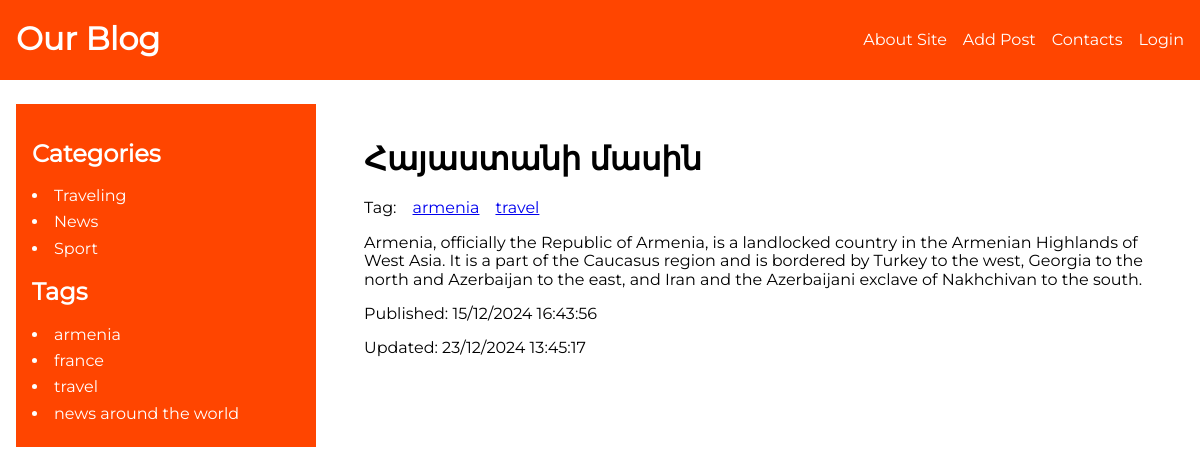
Screenshot of /article/about-armenia/ with the database file from the repository.
### blog/models.py (models this page shows, shortened)
class Category(models.Model):
    name = models.CharField(max_length=255, db_index=True, verbose_name = "Վերնագիր")
    slug = models.SlugField(max_length=255, unique=True, db_index=True, verbose_name = "Ցուցիչ")
    def get_absolute_url(self):
        return reverse("category", kwargs={"cat_slug": self.slug})
    class Meta:
        verbose_name = "Category"
        verbose_name_plural = "Categories"

class ArticleTags(models.Model):
        tag = models.CharField(max_length=255, db_index=True)
        slug = models.SlugField(max_length=255, unique=True, db_index=True)
        def __str__(self):
            return self.tag
        def get_absolute_url(self):
            return reverse("tag", kwargs={"tag_slug": self.slug})

class Article(models.Model):
    class Status(models.IntegerChoices):
        DRAFT = 0, "Draft"
        PUBLISHED = 1, "Published"
    title = models.CharField(max_length=255, verbose_name = "Վերնագիր")
    slug = models.SlugField(max_length=255, unique=True, db_index=True, null=True, verbose_name = "Ցուցիչ")
    content = models.TextField(blank=True)
    time_create = models.DateTimeField(auto_now_add=True)
    time_update = models.DateTimeField(auto_now=True)
    is_published =models.BooleanField(choices=tuple(
		      map(lambda x: (bool(x[0]), x[1]), Status.choices)), default=Status.PUBLISHED)
    category = models.ForeignKey("Category", on_delete=models.CASCADE, related_name="items") #Articles_set
    tags = models.ManyToManyField("ArticleTags", blank=True, related_name="tags")
    adv = models.OneToOneField(
         "Adv", on_delete=models.SET_NULL, related_name="adv", null=True, blank=True)
    author = models.ForeignKey(
        "Author", on_delete=models.CASCADE, related_name="author")
    objects = models.Manager()
    published = ArticleManager()
    class Meta:
        ordering = ["time_create"]
        indexes = [
            models.Index(fields=["time_create"])
    ]

### blog/views.py (the view)
# urls.py: path("article/<slug:article_slug>/", views.show_article, name="article"),
def show_article(request, article_slug):
    article = get_object_or_404(Article, slug=article_slug)
    data = {
        "title": article.title,
        "content": article.content,
        "time_create": article.time_create,
        "time_update": article.time_update,
        "is_published": article.is_published,
        "tags": article.tags.all()
    }
    return render(request, "blog/show_article.html", data)

### blog/context.py (called while the page is built)
def menu_context(request):
	return {
		"menu": [
			{
				"link_title": "About Site",
				"link_url": "about"
			},
			{
				"link_title": "Add Post",
				"link_url": "add_post"
			},
			{
				"link_title": "Contacts",
				"link_url": "contacts"
			},
			{
				"link_title": "Login",
				"link_url": "login"
			},
		],
	}

### blog/templatetags/blog_tags.py (called while the page is built)
@register.inclusion_tag("blog/includes/categories.html")
def show_categories(cat_selected=0):
    cats = Category.objects.all()
    return {"cats": cats, "cat_selected": cat_selected}

@register.inclusion_tag("blog/includes/tags.html")
def show_tags():
	return {"tags": ArticleTags.objects.all()}

### blog/templates/blog/show_article.html (shortened to what this page needs)
{% extends "base.html" %}
{% block article %}
    <div>
        <article>
            <h1>{{title}}</h1>
            {% if tags %}
                <div class="tags_wrapper">
                    Tag:
                    {% for tag in tags %}
                        <a href="{{tag.get_absolute_url}}">
                            {{tag}}
                        </a>
                    {% endfor %}
                </div>
            {% endif %}
            <p>{{content|linebreaks}}</p>
            <div>
                <p>Published: {{time_create|date:"d/m/Y H:i:s"}}</p>
                <p>Updated: {{time_update|date:"d/m/Y H:i:s"}}</p>
            </div>
        </article>
    </div>
{% endblock %}

### blog/templates/blog/includes/categories.html
 <h2>Categories</h2>
 <ul class="categories">
    {% for cat in cats %}
        {% if cat.id == cat_selected %}
            <li class="active_cat">{{cat.name}}</li>
        {% else %}
            <li>
                <a class="category_item" href="{{cat.get_absolute_url }}">{{cat.name}}</a>
            </li>
        {% endif %}
    {% endfor %}
</ul>

### blog/templates/blog/includes/tags.html
{% if tags %}
<h2>Tags</h2>
<ul class="tags">
    {% for tag in tags %}
        <li>
              <a class="category_item" href="{{ tag.get_absolute_url }}">{{tag.tag}}</a>
      </li>
    {% endfor %}
</ul>
{% endif %}

### blog/static/blog/css/style.css (style rules this page uses)
* { box-sizing: border-box; }
html { line-height: 1.15; -webkit-text-size-adjust: 100%; }
body { margin: 0; }
h1 { font-size: 2em; margin: 0.67em 0; }
a { background-color: transparent; }
ul { padding: 0; }
body { font-family: "m-regular", arial; serif; }

### rows the page displays
Category: name "Traveling"
Category: name "News"
Category: name "Sport"
ArticleTags: tag "armenia"
ArticleTags: tag "france"
ArticleTags: tag "travel"
ArticleTags: tag "news around the world"
Article: title "Հայաստանի մասին", content "Armenia, officially the Republic of Armenia, is a landlocked country in the Armenian Highlands of West Asia. It is a part of the Caucasus region and is bordered by Turkey to the west, Georgia to the north and Azerbaijan to the east, and Iran and the Azerbaijani exclave of Nakhchivan to the south.", time_create "15/12/2024 16:43:56", time_update "23/12/2024 13:45:17"

### other values shown
{{ m.link_title }} "About Site" "Add Post" "Contacts" "Login"
